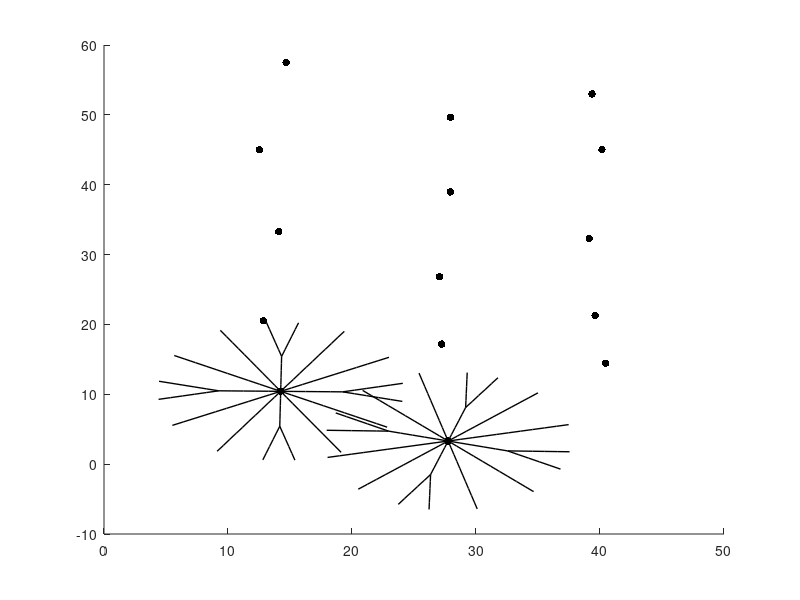

Write the MATLAB code that produced this figure. (Note: this script raises an error after producing the figure.)
%%%% GenerateAstrocytesHexRand.m %%%%

% Script generates a hexagonal array of 'astrocytes' 
% with random variations in position and cell orientation,
% and inteconnects them quasi-randomly, as specified.
% Interconnections are specified in terms of which 
% dendritic compartments are connected.
% It also calculates and writes out the spatial coordinates of
% the boundary points of the dendritic compartments

% astrocyte array size parameters
XE = 3; % X extent of array (number of columns of cells)
YE = 5; % Y extent of array (number of rows of cells)
NG = XE*YE; % total number of astrocytes;

% astrocyte morphology parameters: model-dependent!
LD = 10; % physical length of straight dendrite
halfLD = LD/2;
twoLDsqr = (2*LD)^2;
ND = 12; % total # basal 'dendrites' per cell
NB = 4; % # of these which are branched (MUST BE EVEN DIVISOR OF ND)
NF = ND/NB; % 
NS = ND-NB; % # which are straight
threeNB = 3*NB;

% astrocyte spacing parameters
RD = 0.9; % ratio, dendritic length to inter-cell spacing
DY = LD/RD; % mean vertical separation (intercellular distance), hex array
DX = DY * sqrt(6)/2; % mean horizontal separation, hex array
STD = 0.12*DY; % standard deviation of variations in cell positions
%STD = 0.0; % standard deviation of variations in cell positions

NISmax = 2; % max number of interconnections per straight dendrite
NIBmax = NISmax/2; % % max number of interconnections per branched segment
NC = 10; % number of compartments (elements) per length LD of dendrite
halfNC = NC/2;
eps = 1E-6; % bias parameter for assigning compartments in forked dendrites

nmorph = 3; % 3 morphs = cell body, straight dendrites, branched dendrites
% cell body & compartment boundary coordinates
POSITIONS = cell(XE*YE, nmorph, 2); % indices: cell#, morph#, x or y
INTERCONX = []; % interconnection data, to contain:
% cell #, morph #, segment (column) #, compartment #, for both cells

rng(7); % seed random number generator, for reproduceability

% prototype geometric model of astrocyte, centere at origin:
% a cell with ND basal 'dendrites', of length LD, every ND/NB one forked

FS = (LD/NC).*(NC:-1:0)'; % compartment partition, straight dendrite
FB = (halfLD/halfNC).*(halfNC:-1:0)'; % compartment partition, branched den

XCS = []; % x-coordinates, straight dendrite
YCS = []; % y-coordinates, straight dendrite
XCB = []; % x-coordinates, branched dendrite
YCB = []; % y-coordinates, branched dendrite

for jj=1:ND
    th = 2*pi*(jj-1)/ND;
    if mod(jj,NF) % straight dendrites
        XCS = [ XCS, cos(th)*FS ];
        YCS = [ YCS, sin(th)*FS ];
    else  % forked dendrites
        % branch point
        XM = cos(th)*halfLD;
        YM = sin(th)*halfLD;
        % distal branch #1
        XCB = [ XCB, cos(th-pi/12)*FB+XM ];
        YCB = [ YCB, sin(th-pi/12)*FB+YM ];
        % distal branch #2
        XCB = [ XCB, cos(th+pi/12)*FB+XM ];
        YCB = [ YCB, sin(th+pi/12)*FB+YM ];
        % proximal branch
        XCB = [ XCB, cos(th)*FB ];
        YCB = [ YCB, sin(th)*FB ];
    end
end

XC=[];
YC=[];
% generate positions of cell centers (hexagonal grid w/ random variations)
for ii=1:YE % row counter
    Nii = XE*(ii-1);
    for jj=1:XE % column counter
        N = Nii + jj;
        X = jj*DX + random('Normal',0,STD); % X-coordinate
        % Y-coordinates, with vertical offset between alternating columns
        if mod(jj,2)
            Y = ii*DY + random('Normal',0,STD);
        else
            Y = (ii-0.5)*DY + random('Normal',0,STD);
        end
        % put body x and y coordinates into cell array
        XC = [XC;X];
        YC = [YC;Y];
        POSITIONS{N,1,1} = X;
        POSITIONS{N,1,2} = Y;
    end
end

%%%% plot cell centers
figure(5);
scatter(XC,YC, 30,'k','filled');
hold on;

% place dendrites for first astrocyte
th = (pi/2)*rand; % random rotation of dendritic tree
% x and y coordinates of compartment boundaries, straight dendrites
XS = [ cos(th)*XCS-sin(th)*YCS + XC(1) ];
YS = [ sin(th)*XCS+cos(th)*YCS + YC(1) ];
% x and y coordinates of compartment boundaries, branched dendrites
XB = [ cos(th)*XCB-sin(th)*YCB + XC(1) ];
YB = [ sin(th)*XCB+cos(th)*YCB + YC(1) ];
% transpose coordinate arrays before storing in POSITIONS cell array
POSITIONS{1,2,1} = XS';
POSITIONS{1,2,2} = YS';
POSITIONS{1,3,1} = XB';
POSITIONS{1,3,2} = YB';

%%%% plot dendrites
plot(XS, YS, 'k', 'LineWidth', 1.0)
plot(XB, YB, 'k', 'LineWidth', 1.0)

NIS = zeros(NG,NS); % to hold # interconnections per straight dendrite
NIB = zeros(NG,threeNB); % to hold # interconnections per branched dendrite
% specify remaining segments and interconnections
for ii=2:NG
    % place dendrites for subsequent astrocytes
    th = (pi/2)*rand; % random rotation of dendritic tree
    % x and y coordinates of compartment boundaries, straight dendrites
    XS = [ cos(th)*XCS-sin(th)*YCS + XC(ii) ];
    YS = [ sin(th)*XCS+cos(th)*YCS + YC(ii) ];
    % x and y coordinates of compartment boundaries, branched dendrites
    XB = [ cos(th)*XCB-sin(th)*YCB + XC(ii) ];
    YB = [ sin(th)*XCB+cos(th)*YCB + YC(ii) ];
    % transpose coordinate arrays before storing in POSITIONS cell array
    POSITIONS{ii,2,1} = XS';
    POSITIONS{ii,2,2} = YS';
    POSITIONS{ii,3,1} = XB';
    POSITIONS{ii,3,2} = YB';
       
    %%%% plot dendrites
    plot(XS, YS, 'k', 'LineWidth', 1.0)
    plot(XB, YB, 'k', 'LineWidth', 1.0)
    
    % check for overlap with 'dendrites' of previously-defined astrocytes
    for kk=1:ii-1
        % check if cells are close enough for overlap to occur
        if (XC(ii)-XC(kk))^2+(YC(ii)-YC(kk))^2 < twoLDsqr
            
            for jj=1:NS % loop over straight dendrites for cell# ii
                Xjj = POSITIONS{ii,2,1}(jj,:);
                Yjj = POSITIONS{ii,2,2}(jj,:);
                
                for ll=1:NS % loop over straight dendrites for cell# kk
                    Xll = POSITIONS{kk,2,1}(ll,:);
                    Yll = POSITIONS{kk,2,2}(ll,:);
                    % proceed if # interconnx < max for both 'dendrites'
                    if NIS(ii,jj)<NISmax && NIS(kk,ll)<NISmax
                    % determine points @ which dendrites overlap
                        [X, Y] = polyxpoly(Xjj',Yjj', Xll',Yll');
                        if ~isempty(X) % if overlaps are found
                            scatter(X,Y, 8, 'r');
                            
                            % find compartments of ea 'dendrite' @ overlap
                            for nc=1:length(X)
                                % find compartment # on cell #ii dendrite
                                CNjj = ...
                                    ceil( NC*(sqrt( ...
                                    (X(nc)-Xjj(1))^2 + ...
                                    (Y(nc)-Yjj(1))^2) ) / LD );
                                % find compartment # on cell #kk dendrite
                                CNll = ...
                                    ceil( NC*(sqrt( ...
                                    (X(nc)-Xll(1))^2 + ...
                                    (Y(nc)-Yll(1))^2) ) / LD );
                                INTERCONX = [ INTERCONX; ...
                                    ii,2,jj,CNjj, kk,2,ll,CNll];
                            end
                            
                            NIS(ii,jj) = NIS(ii,jj)+length(X);
                            NIS(kk,ll) = NIS(kk,ll)+length(X);

                        end
                    end
                end
                    
                for ll = 1:threeNB % loop over branched dendrites,cell# kk
                    Xll = POSITIONS{kk,3,1}(ll,:);
                    Yll = POSITIONS{kk,3,2}(ll,:);
                    % proceed if # interconnx < max for both 'dendrites'
                    if NIS(ii,jj)<NISmax && NIB(kk,ll)<NIBmax
                        % determine points @ which dendrites overlap
                        [X, Y] = polyxpoly(Xjj',Yjj', Xll',Yll');
                        if ~isempty(X) % if overlaps are found
                            scatter(X,Y, 6, 'r');

                            % find compartments of ea 'dendrite' @ overlap
                            for nc=1:length(X)
                                % find compartment # on cell #ii dendrite
                                CNjj = ...
                                    ceil( halfNC*(sqrt( ...
                                    (X(nc)-Xjj(1))^2 + ...
                                    (Y(nc)-Yjj(1))^2) ) / halfLD );
                                % find compartment # on cell #kk dendrite
                                CNll = ...
                                    ceil( halfNC*(sqrt( ...
                                    (X(nc)-Xll(1))^2 + ...
                                    (Y(nc)-Yll(1))^2) ) / halfLD );
                                INTERCONX = [ INTERCONX; ...
                                    ii,2,jj,CNjj, kk,3,ll,CNll];
                            end
                            
                            NIS(ii,jj) = NIS(ii,jj)+length(X);
                            NIB(kk,ll) = NIB(kk,ll)+length(X);
                            
                        end
                    end
                end
            end
            
            for jj=1:threeNB % loop over branched dendrites for cell #ii
                Xjj = POSITIONS{ii,3,1}(jj,:);
                Yjj = POSITIONS{ii,3,2}(jj,:);
                
                for ll=1:NS % loop over straight dendrites for cell# kk
                    Xll = POSITIONS{kk,2,1}(ll,:);
                    Yll = POSITIONS{kk,2,2}(ll,:);
                    % proceed if # interconnx < max for both 'dendrites'
                    if NIB(ii,jj)<NIBmax && NIS(kk,ll)<NISmax
                    % determine points @ which dendrites overlap
                        [X, Y] = polyxpoly(Xjj',Yjj', Xll',Yll');
                        if ~isempty(X) % if overlaps are found
                            scatter(X,Y, 6, 'r');
                            
                            % find compartments of ea 'dendrite' @ overlap
                            for nc=1:length(X)
                                % find compartment # on cell # ii dendrite
                                CNjj = ...
                                    ceil( NC*(sqrt( ...
                                    (X(nc)-Xjj(1))^2 + ...
                                    (Y(nc)-Yjj(1))^2) ) / LD );
                                % find compartment # on cell # kk dendrite
                                CNll = ...
                                    ceil( NC*(sqrt( ...
                                    (X(nc)-Xll(1))^2 + ...
                                    (Y(nc)-Yll(1))^2) ) / LD );
                                INTERCONX = [ INTERCONX; ...
                                    ii,3,jj,CNjj, kk,2,ll,CNll];
                            end
                            
                            NIB(ii,jj) = NIB(ii,jj)+length(X);
                            NIS(kk,ll) = NIS(kk,ll)+length(X);
                            
                        end
                    end
                end
                    
                for ll = 1:threeNB
                    Xll = POSITIONS{kk,3,1}(ll,:);
                    Yll = POSITIONS{kk,3,2}(ll,:);
                    % proceed if # interconnx < max for both 'dendrites'
                    if NIB(ii,jj)<NIBmax && NIB(kk,ll)<NIBmax
                        % determine points @ which dendrites overlap
                        [X, Y] = polyxpoly(Xjj',Yjj', Xll',Yll');
                        if ~isempty(X) % if overlaps are found
                            scatter(X,Y, 6, 'r');

                            % find compartments of ea 'dendrite' @ overlap
                            for nc=1:length(X)
                                % find compartment # on cell # ii dendrite
                                CNjj = ...
                                    ceil( halfNC*(sqrt( ...
                                    (X(nc)-Xjj(1))^2 + ...
                                    (Y(nc)-Yjj(1))^2) ) / halfLD );
                                % find compartment # on cell # kk dendrite
                                CNll = ...
                                    ceil( halfNC*(sqrt( ...
                                (X(nc)-Xll(1))^2 + ...
                                    (Y(nc)-Yll(1))^2) ) / halfLD );
                                INTERCONX = [ INTERCONX; ...
                                    ii,3,jj,CNjj, kk,3,ll,CNll];
                            end
                            
                            NIB(ii,jj) = NIB(ii,jj)+length(X);
                            NIB(kk,ll) = NIB(kk,ll)+length(X);
                            
                        end
                    end
                end
            end                 
        end    
    end    
end

AXMAX = max(XE*DX,YE*DY)+LD+3*STD;
AXMIN = -0.5*LD-3*STD;
axis square
axis([-3*STD AXMAX -0.5*LD-3*STD AXMAX]);

save('Data_files.mat','XE','YE','POSITIONS','INTERCONX')   % save variable in the output.mat file
